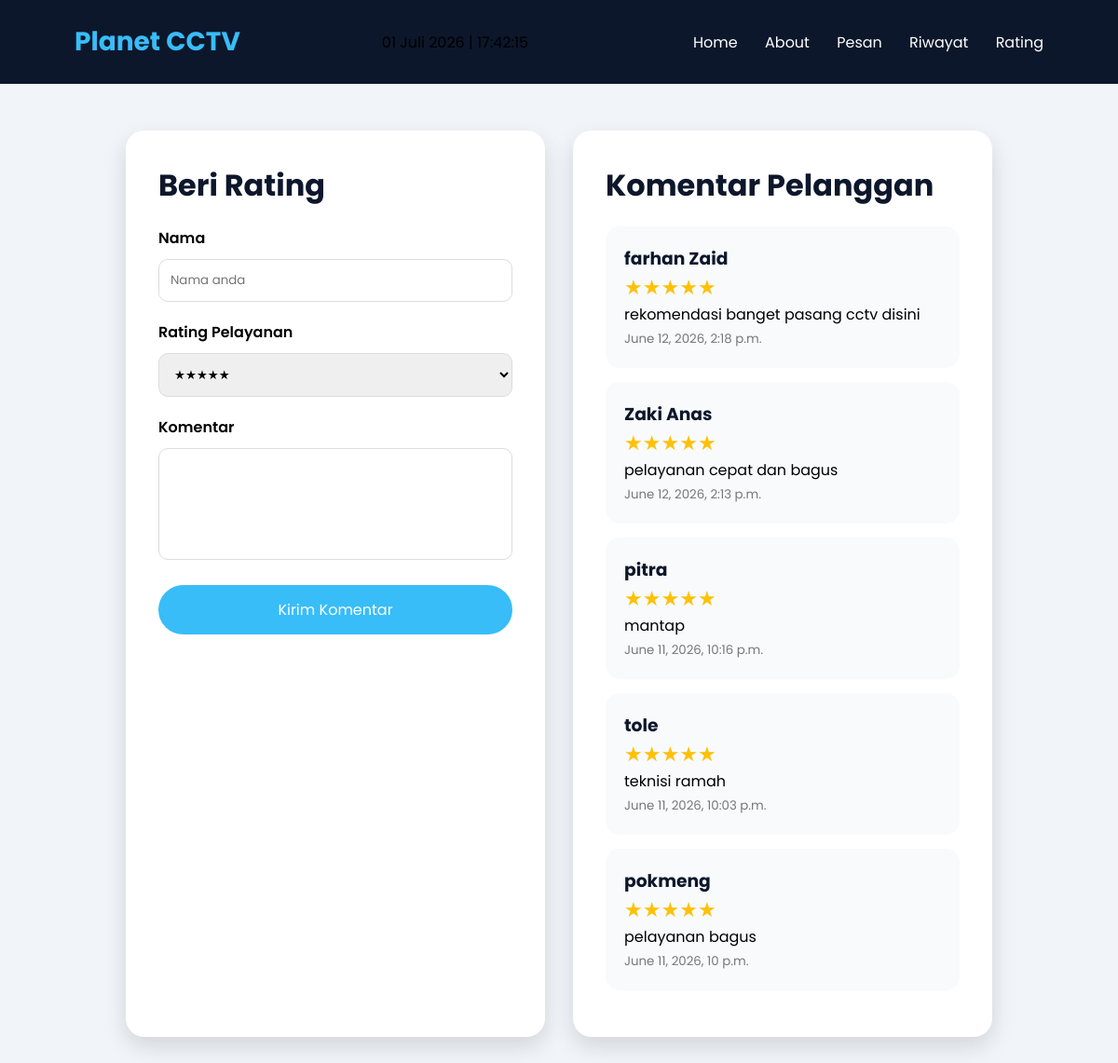
/rating/, run on the app's committed database.
### layanan/models.py (models this page shows, shortened)
class Rating(models.Model):
    nama = models.CharField(
        max_length=100
    )
    rating = models.IntegerField(
        default=5
    )
    komentar = models.TextField()
    tanggal = models.DateTimeField(
        auto_now_add=True
    )
    created_at = models.DateTimeField(auto_now_add=True)

### layanan/views.py (the view, shortened to what this page needs)
# urls.py: path('rating/', views.rating, name='rating'),
def rating(request):
    komentar = Rating.objects.all().order_by('-tanggal')
    return render(request, 'komentar_rating.html', {
        'komentar': komentar
    })

### layanan/templates/komentar_rating.html (shortened to what this page needs)
<!DOCTYPE html>
<html lang="en">
<head>
</head>
<body>
<nav>
<div class="logo">
Planet CCTV
</div>
<div id="clock"></div>
<div class="menu">
<a href="/">Home</a>
<a href="/about/">About</a>
<a href="/pesan/">Pesan</a>
<a href="/riwayat/">Riwayat</a>
<a href="/rating/">Rating</a>
</div>
</nav>
<div class="container">
<div class="card">
<h1>Beri Rating</h1>
<form method="POST">
<label>
Nama
</label>
<input
type="text"
name="nama"
placeholder="Nama anda"
required>
<label>
Rating Pelayanan
</label>
<select name="rating" required>
<option value="5">
★★★★★
</option>
</select>
<label>
Komentar
</label>
<textarea
name="komentar"
placeholder="Tulis pengalaman anda..."
required>
</textarea>
<button type="submit">
Kirim Komentar
</button>
</form>
</div>
<div class="card">
<h1>Komentar Pelanggan</h1>
{% for item in komentar %}
<div class="comment">
<h3>
{{item.nama}}
</h3>
<div class="rating">
{% if item.rating == 5 %}
★★★★★
{% elif item.rating == 4 %}
★★★★☆
{% elif item.rating == 3 %}
★★★☆☆
{% elif item.rating == 2 %}
★★☆☆☆
{% else %}
★☆☆☆☆
{% endif %}
</div>
<p>
{{item.komentar}}
</p>
<small>
{{item.tanggal}}
</small>
</div>
{% empty %}
<p>
Belum ada komentar
</p>
{% endfor %}
</div>
</div>
</body>
</html>

### layanan/templates/komentar_rating.html (style rules this page uses)
* { margin:0; padding:0; box-sizing:border-box; font-family:'Poppins',sans-serif; }
body { background:#f1f5f9; }
nav { height:90px; background:#0d172b; display:flex; align-items:center; justify-content:space-between; padding:0 80px; }
.logo { color:#38bdf8; font-size:28px; font-weight:700; }
.menu a { color:white; text-decoration:none; margin-left:25px; }
.container { padding:50px; display:flex; justify-content:center; gap:30px; }
.card { background:white; width:450px; padding:35px; border-radius:20px; box-shadow:0 10px 25px #0002; }
h1 { color:#0d172b; margin-bottom:20px; }
label { font-weight:600; }
input, textarea, select { width:100%; padding:12px; margin:10px 0 20px; border-radius:10px; border:1px solid #ddd; }
textarea { height:120px; resize:none; }
button { width:100%; padding:14px; border:none; border-radius:30px; background:#38bdf8; color:white; font-size:16px; cursor:pointer; }
.comment { background:#f8fafc; padding:20px; border-radius:15px; margin-bottom:15px; }
.comment h3 { color:#0d172b; }
.rating { color:#ffc107; font-size:22px; }
small { color:#777; }

### data on the page
Rating: nama "farhan Zaid", komentar "rekomendasi banget pasang cctv disini", tanggal "June 12, 2026, 2:18 p.m."
Rating: nama "Zaki Anas", komentar "pelayanan cepat dan bagus", tanggal "June 12, 2026, 2:13 p.m."
Rating: nama "pitra", komentar "mantap", tanggal "June 11, 2026, 10:16 p.m."
Rating: nama "tole", komentar "teknisi ramah", tanggal "June 11, 2026, 10:03 p.m."
Rating: nama "pokmeng", komentar "pelayanan bagus", tanggal "June 11, 2026, 10 p.m."
